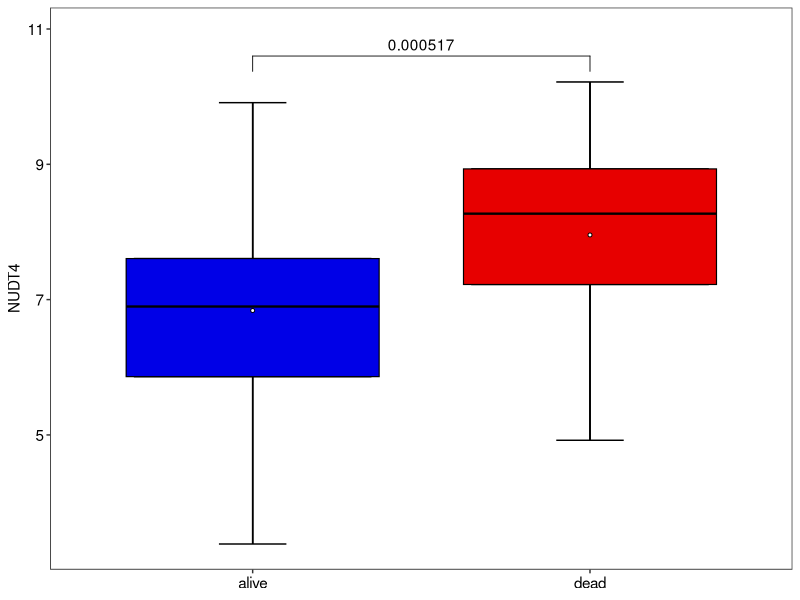

R code for this plot:
# Curso: Análise de Dados Ômicos: Fundamentos e Aplicações
# Aula: Boxplot dos DEGs
# Prof. Giuseppe Leite
# giuseppe.gianini@unifesp.br

# Carregar os pacotes necessários para leitura e manipulação de dados
library(readr)         # Para ler arquivos de texto
library(ggpubr)        # Para criar gráficos de publicação
library(RColorBrewer)  # Para paletas de cores
library(rstatix)       # Para testes estatísticos e manipulação de dados

# Definir o diretório de trabalho onde os arquivos de dados estão localizados
# Altere para o diretório apropriado antes de rodar o script
#setwd("caminho/para/seu/diretorio")

# Leitura e manipulação dos dados ---------------------------------------------
# Ler o arquivo CSV contendo os dados de expressão gênica filtrados
filtered_gene_exp_data <- read.csv("filtered_gene_exp_data_rot_anno.csv", sep=";")

# Modificar a variável 'group' para definir os níveis na ordem desejada
filtered_gene_exp_data <- filtered_gene_exp_data %>%
  mutate(group = factor(group, levels = c("alive", "dead")))

# Verificar os níveis da variável 'group'
levels(filtered_gene_exp_data$group)

# Realizar o teste t de Student para comparar a expressão de NUDT4 entre os grupos
test <- filtered_gene_exp_data |> 
  t_test(NUDT4 ~ group, paired = FALSE)

########################
#test <- filtered_gene_exp_data |> 
  #wilcox_test(NUDT4 ~ group, paired = FALSE) 

# Verificar o resultado do teste
print(test)

# Adicionar a posição x e y ao resultado do teste para facilitar a plotagem
test <- test |> add_xy_position(x = "group")

# Criar o gráfico de boxplot usando ggpubr

p1 <- ggboxplot(filtered_gene_exp_data, x = "group", y = "NUDT4", fill ="group", outlier.shape = NA) +
  stat_boxplot(geom = "errorbar", width = 0.2, color = "black") +  # Adicionar barras de erro
  geom_boxplot(aes(color = factor(group)),  # Adicionar caixas do boxplot com cores personalizadas
               fill = c("#0000E7", "#e70000"),  # Cores de preenchimento para cada grupo
               outlier.color = NA,  # Remover a cor dos outliers
               color = "black",  # Cor das bordas das caixas
               size = 0.4) +  # Espessura das bordas das caixas
  stat_summary(fun = mean, geom = "point", shape = 21, size = 1, fill = "white", color = "black") +  # Adicionar ponto da média
  stat_pvalue_manual(test, hide.ns = FALSE, y.position = 10.6) +  # Adicionar valores p ao gráfico
  theme_bw() +  # Usar o tema de fundo branco
  theme(
    axis.line = element_line(color='black', linewidth = 0.1),  # Cor e espessura das linhas dos eixos
    plot.background = element_blank(),  # Remover o fundo do gráfico
    axis.text.x = element_text(colour = "black", size = 11),  # Cor e tamanho do texto do eixo x
    axis.text.y = element_text(colour = "black", size = 11),  # Cor e tamanho do texto do eixo y
    panel.grid.minor = element_blank(),  # Remover grades menores
    panel.grid.major = element_blank(),  # Remover grades maiores
    axis.title.x = element_blank(),  # Remover o título do eixo x
    legend.position = "none"  # Remover a legenda
  )

# Exibir o gráfico
print(p1)

# Salvar o gráfico em um arquivo PDF
dev.copy2pdf(file="NUDT4.pdf", width = 1.5, height = 2.5)
